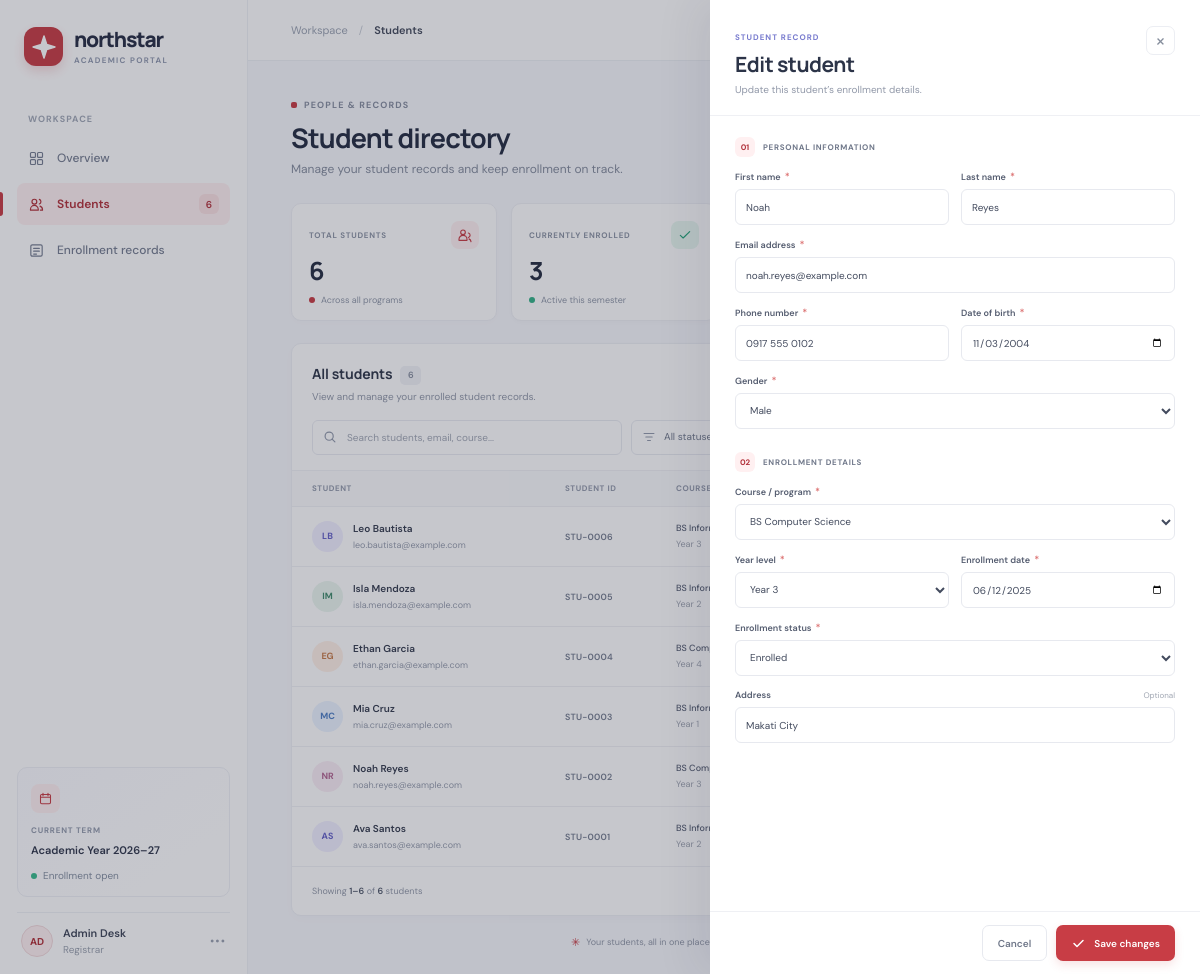
/index.php?edit=2, run on the app's committed database.
### tables this page shows
CREATE TABLE IF NOT EXISTS students (
    id INT UNSIGNED NOT NULL AUTO_INCREMENT,
    first_name VARCHAR(80) NOT NULL,
    last_name VARCHAR(80) NOT NULL,
    email VARCHAR(190) NOT NULL,
    phone VARCHAR(30) NOT NULL,
    gender ENUM('Female', 'Male', 'Prefer not to say') NOT NULL,
    date_of_birth DATE NOT NULL,
    course VARCHAR(120) NOT NULL,
    year_level TINYINT UNSIGNED NOT NULL,
    enrollment_date DATE NOT NULL,
    status ENUM('Enrolled', 'Pending', 'Graduated') NOT NULL DEFAULT 'Pending',
    address VARCHAR(255) NOT NULL DEFAULT '',
    created_at TIMESTAMP NOT NULL DEFAULT CURRENT_TIMESTAMP,
    updated_at TIMESTAMP NOT NULL DEFAULT CURRENT_TIMESTAMP ON UPDATE CURRENT_TIMESTAMP,
    PRIMARY KEY (id),
    UNIQUE KEY uq_students_email (email),
    KEY idx_students_name (last_name, first_name),
    KEY idx_students_status (status)
);

### index.php (the view, shortened to what the rows shown need)
<?php
require __DIR__ . '/config.php';
function escape(string $value): string
{
    return htmlspecialchars($value, ENT_QUOTES, 'UTF-8');
}
$formValues = [];
$formOpen = false;
$search = trim((string) ($_GET['q'] ?? ''));
$statusFilter = trim((string) ($_GET['status'] ?? ''));
$page = filter_var($_GET['page'] ?? 1, FILTER_VALIDATE_INT);
$page = $page !== false && $page !== null ? max(1, $page) : 1;
$perPage = 8;
$where = [];
$parameters = [];
$whereSql = $where === [] ? '' : ' WHERE ' . implode(' AND ', $where);
$countStatement = $pdo->prepare('SELECT COUNT(*) FROM students' . $whereSql);
$countStatement->execute($parameters);
$filteredCount = (int) $countStatement->fetchColumn();
$totalPages = max(1, (int) ceil($filteredCount / $perPage));
$page = min($page, $totalPages);
$offset = ($page - 1) * $perPage;
$listStatement = $pdo->prepare(
    'SELECT id, first_name, last_name, email, phone, course, year_level, enrollment_date, status
     FROM students' . $whereSql . ' ORDER BY created_at DESC, id DESC LIMIT :limit OFFSET :offset'
);
$listStatement->bindValue(':limit', $perPage, PDO::PARAM_INT);
$listStatement->bindValue(':offset', $offset, PDO::PARAM_INT);
$listStatement->execute();
$students = $listStatement->fetchAll();
$editStudent = null;
$editId = filter_var($_GET['edit'] ?? null, FILTER_VALIDATE_INT);
if ($_SERVER['REQUEST_METHOD'] !== 'POST' && $editId !== false && $editId !== null && $editId > 0) {
    $editStatement = $pdo->prepare('SELECT * FROM students WHERE id = :id');
    $editStatement->execute(['id' => $editId]);
    $editStudent = $editStatement->fetch() ?: null;
    if ($editStudent !== null) {
        $formOpen = true;
    } else {
        $flash = ['type' => 'error', 'message' => 'That student record could not be found.'];
    }
}
if ($editStudent !== null && !$formValues) {
    $formValues = $editStudent;
}
$formAction = isset($formValues['id']) && $formValues['id'] !== '' ? 'update' : 'create';
$fullName = static fn (array $student): string => $student['first_name'] . ' ' . $student['last_name'];
$initials = static fn (array $student): string => strtoupper(
    substr($student['first_name'], 0, 1) . substr($student['last_name'], 0, 1)
);
?>
<!doctype html>
<html lang="en">
<head>
    <link rel="stylesheet" href="assets/app.css">
</head>
<body>
<div class="app-shell">
    <main class="main-content">
        <div class="page-content">
            <section class="page-heading">
                <div>
                    <h1>Student directory</h1>
                </div>
            </section>
            <section class="directory-panel" id="student-table">
                <div class="panel-heading">
                    <div>
                        <h2>All students <span class="heading-count"><?= (int) $filteredCount ?></span></h2>
                    </div>
                </div>
                <div class="table-wrap">
                    <table>
                        <thead>
                            <tr><th>STUDENT</th><th>STUDENT ID</th><th>COURSE &amp; YEAR</th><th>ENROLLED ON</th><th>STATUS</th><th><span class="visually-hidden">Actions</span></th></tr>
                        </thead>
                        <tbody>
                        <?php if ($students === []): ?>
                            <tr><td class="empty-cell" colspan="6">
                                <span class="empty-icon"><svg viewBox="0 0 24 24" aria-hidden="true"><circle cx="10.5" cy="10.5" r="6.5"/><path d="m16 16 4.5 4.5M8 10.5h5"/></svg></span>
                                <strong>No students found</strong>
                                <span>Try another search or add a new student to your directory.</span>
                                <?php if ($search === '' && $statusFilter === ''): ?><button class="text-action" type="button" data-open-form>Add your first student</button><?php endif; ?>
                            </td></tr>
                        <?php else: ?>
                            <?php foreach ($students as $index => $student): ?>
                                <tr>
                                    <td>
                                        <div class="student-cell">
                                            <span class="student-avatar avatar-<?= $index % 5 ?>"><?= escape($initials($student)) ?></span>
                                            <span class="student-copy"><strong><?= escape($fullName($student)) ?></strong><span><?= escape($student['email']) ?></span></span>
                                        </div>
                                    </td>
                                    <td><span class="student-id">STU-<?= str_pad((string) $student['id'], 4, '0', STR_PAD_LEFT) ?></span></td>
                                    <td><span class="course-name"><?= escape($student['course']) ?></span><span class="year-label">Year <?= (int) $student['year_level'] ?></span></td>
                                    <td class="date-cell"><?= escape(date('M j, Y', strtotime($student['enrollment_date']))) ?></td>
                                    <td><span class="status-badge badge-<?= strtolower(escape($student['status'])) ?>"><i></i><?= escape($student['status']) ?></span></td>
                                    <td class="actions-cell">
                                        <a class="icon-action" href="index.php?edit=<?= (int) $student['id'] ?>" aria-label="Edit <?= escape($fullName($student)) ?>" title="Edit student">
                                        </a>
                                        <form method="post" action="index.php" class="delete-form" data-student-name="<?= escape($fullName($student)) ?>">
                                            <button class="icon-action delete-action" type="submit" aria-label="Delete <?= escape($fullName($student)) ?>" title="Delete student">
                                            </button>
                                        </form>
                                    </td>
                                </tr>
                            <?php endforeach; ?>
                        <?php endif; ?>
                        </tbody>
                    </table>
                </div>
            </section>
        </div>
    </main>
</div>
<aside class="student-drawer <?= $formOpen ? 'is-open' : '' ?>" id="student-drawer" role="dialog" aria-modal="true" aria-labelledby="drawer-title" aria-hidden="<?= $formOpen ? 'false' : 'true' ?>">
    <div class="drawer-heading">
        <div>
            <h2 id="drawer-title"><?= $formAction === 'update' ? 'Edit student' : 'Add a student' ?></h2>
        </div>
    </div>
    <form class="student-form" method="post" action="index.php">
        <div class="form-grid">
            <label class="form-field"><span>First name <i>*</i></span><input type="text" name="first_name" value="<?= escape((string) ($formValues['first_name'] ?? '')) ?>" maxlength="80" autocomplete="given-name" placeholder="e.g. Jordan" required></label>
            <label class="form-field"><span>Last name <i>*</i></span><input type="text" name="last_name" value="<?= escape((string) ($formValues['last_name'] ?? '')) ?>" maxlength="80" autocomplete="family-name" placeholder="e.g. Rivera" required></label>
            <label class="form-field form-full"><span>Email address <i>*</i></span><input type="email" name="email" value="<?= escape((string) ($formValues['email'] ?? '')) ?>" maxlength="190" autocomplete="email" placeholder="student@example.com" required></label>
            <label class="form-field"><span>Phone number <i>*</i></span><input type="tel" name="phone" value="<?= escape((string) ($formValues['phone'] ?? '')) ?>" maxlength="30" autocomplete="tel" placeholder="+63 917 000 0000" required></label>
            <label class="form-field"><span>Date of birth <i>*</i></span><input type="date" name="date_of_birth" value="<?= escape((string) ($formValues['date_of_birth'] ?? '')) ?>" required></label>
        </div>
        <div class="form-grid">
            <label class="form-field"><span>Year level <i>*</i></span><select name="year_level" required><option value="" disabled <?= empty($formValues['year_level']) ? 'selected' : '' ?>>Select year</option><?php for ($year = 1; $year <= 6; $year++): ?><option value="<?= $year ?>" <?= (string) ($formValues['year_level'] ?? '') === (string) $year ? 'selected' : '' ?>>Year <?= $year ?></option><?php endfor; ?></select></label>
            <label class="form-field"><span>Enrollment date <i>*</i></span><input type="date" name="enrollment_date" value="<?= escape((string) ($formValues['enrollment_date'] ?? date('Y-m-d'))) ?>" required></label>
            <label class="form-field form-full"><span>Address <small>Optional</small></span><input type="text" name="address" value="<?= escape((string) ($formValues['address'] ?? '')) ?>" maxlength="255" autocomplete="street-address" placeholder="City, province"></label>
        </div>
    </form>
</aside>
</body>
</html>

### data on the page
students: $initials($student) "LB", $fullName($student) "Leo Bautista", email "leo.bautista@example.com", id "0006", course "BS…", year_level "3"
students: $initials($student) "IM", $fullName($student) "Isla Mendoza", email "isla.mendoza@example.com", id "0005", course "BS…", year_level "2"
students: $initials($student) "EG", $fullName($student) "Ethan Garcia", email "ethan.garcia@example.com", id "0004", course "BS…", year_level "4"
students: $initials($student) "MC", $fullName($student) "Mia Cruz", email "mia.cruz@example.com", id "0003", course "BS…", year_level "1"
students: $initials($student) "NR", $fullName($student) "Noah Reyes", email "noah.reyes@example.com", id "0002", course "BS…", year_level "3", first_name "Noah", last_name "Reyes", phone "0917 555 0102", date_of_birth "11/03/2004", year_level "Year 3", enrollment_date "06/12/2025", address "Makati City"
students: $initials($student) "AS", $fullName($student) "Ava Santos", email "ava.santos@example.com", id "0001", course "BS…", year_level "2"

### other printed values
$summary['total'] "6"
$summary['enrolled'] "3"
$filteredCount "6"
$shownFrom "1"
$shownTo "6"
form field gender "Male"
form field course "BS Computer Science"
form field status "Enrolled"
